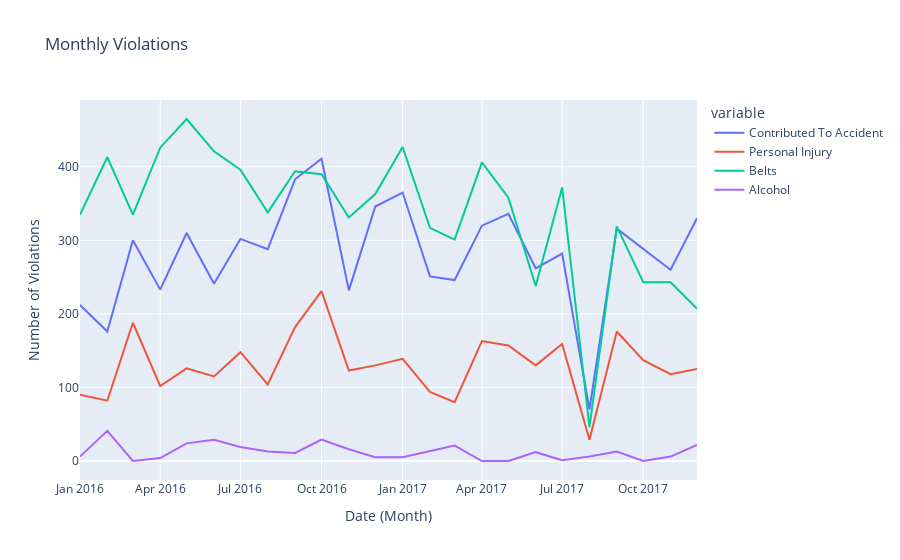

Notebook code for this chart:
### Code cell
import pandas as pd
import plotly.express as px
import plotly.graph_objects as go

df = pd.read_csv('../../../resources/traffic_violations_filtered.csv')
# Convert 'Date Of Stop' to datetime
df['Date Of Stop'] = pd.to_datetime(df['Date Of Stop'])

# Extract year and month from 'Date Of Stop'
df['YearMonth'] = df['Date Of Stop'].dt.to_period('M')

# Create binary columns for 'Contributed To Accident' and 'Alcohol'
df['Contributed To Accident'] = df['Contributed To Accident'].apply(lambda x: 1 if x == 'Yes' else 0)
df['Personal Injury'] = df['Personal Injury'].apply(lambda x: 1 if x == 'Yes' else 0)
df['Belts'] = df['Belts'].apply(lambda x: 1 if x == 'Yes' else 0)
df['Alcohol'] = df['Alcohol'].apply(lambda x: 1 if x == 'Yes' else 0)



# Group by YearMonth and sum the violations
monthly_data = df.groupby('YearMonth')[['Contributed To Accident', 'Personal Injury', 'Belts', 'Alcohol']].sum().reset_index()

# Convert 'YearMonth' to string for Plotly
monthly_data['YearMonth'] = monthly_data['YearMonth'].astype(str)

# Plotting the data
fig = px.line(monthly_data, x='YearMonth', y=['Contributed To Accident', 'Personal Injury', 'Belts', 'Alcohol'], 
              labels={'value':'Number of Violations', 'YearMonth':'Date (Month)'},
              title='Monthly Violations')

# fig.add_trace(go.Scatter(x=monthly_data['YearMonth'], y=monthly_data['Contributed To Accident'],
#                          mode='lines', name='Alcohol',
#                          line=dict(color='red', width=4)))  # Highlight

fig.show()

### Figure 1 — Plotly figure (JSON) as saved in the notebook; plotly's stock layout.template omitted (floating-point values rounded to 4 significant figures)
{"data": [{"hovertemplate": "variable=Contributed To Accident<br>Date (Month)=%{x}<br>Number of Violations=%{y}<extra></extra>", "legendgroup": "Contributed To Accident", "line": {"color": "#636efa", "dash": "solid"}, "marker": {"symbol": "circle"}, "mode": "lines", "name": "Contributed To Accident", "orientation": "v", "showlegend": true, "type": "scatter", "x": ["2016-01", "2016-02", "2016-03", "2016-04", "2016-05", "2016-06", "2016-07", "2016-08", "2016-09", "2016-10", "2016-11", "2016-12", "2017-01", "2017-02", "2017-03", "2017-04", "2017-05", "2017-06", "2017-07", "2017-08", "2017-09", "2017-10", "2017-11", "2017-12"], "xaxis": "x", "y": [212, 176, 300, 233, 310, 241, 302, 288, 383, 411, 232, 346, 365, 251, 246, 320, 336, 262, 282, 70, 316, 289, 260, 330], "yaxis": "y"}, {"hovertemplate": "variable=Personal Injury<br>Date (Month)=%{x}<br>Number of Violations=%{y}<extra></extra>", "legendgroup": "Personal Injury", "line": {"color": "#EF553B", "dash": "solid"}, "marker": {"symbol": "circle"}, "mode": "lines", "name": "Personal Injury", "orientation": "v", "showlegend": true, "type": "scatter", "x": ["2016-01", "2016-02", "2016-03", "2016-04", "2016-05", "2016-06", "2016-07", "2016-08", "2016-09", "2016-10", "2016-11", "2016-12", "2017-01", "2017-02", "2017-03", "2017-04", "2017-05", "2017-06", "2017-07", "2017-08", "2017-09", "2017-10", "2017-11", "2017-12"], "xaxis": "x", "y": [90, 82, 188, 102, 126, 115, 148, 104, 182, 231, 123, 130, 139, 94, 80, 163, 157, 130, 159, 29, 176, 137, 118, 125], "yaxis": "y"}, {"hovertemplate": "variable=Belts<br>Date (Month)=%{x}<br>Number of Violations=%{y}<extra></extra>", "legendgroup": "Belts", "line": {"color": "#00cc96", "dash": "solid"}, "marker": {"symbol": "circle"}, "mode": "lines", "name": "Belts", "orientation": "v", "showlegend": true, "type": "scatter", "x": ["2016-01", "2016-02", "2016-03", "2016-04", "2016-05", "2016-06", "2016-07", "2016-08", "2016-09", "2016-10", "2016-11", "2016-12", "2017-01", "2017-02", "2017-03", "2017-04", "2017-05", "2017-06", "2017-07", "2017-08", "2017-09", "2017-10", "2017-11", "2017-12"], "xaxis": "x", "y": [335, 413, 335, 426, 465, 421, 396, 338, 394, 390, 331, 363, 427, 317, 301, 406, 358, 238, 372, 46, 319, 243, 243, 207], "yaxis": "y"}, {"hovertemplate": "variable=Alcohol<br>Date (Month)=%{x}<br>Number of Violations=%{y}<extra></extra>", "legendgroup": "Alcohol", "line": {"color": "#ab63fa", "dash": "solid"}, "marker": {"symbol": "circle"}, "mode": "lines", "name": "Alcohol", "orientation": "v", "showlegend": true, "type": "scatter", "x": ["2016-01", "2016-02", "2016-03", "2016-04", "2016-05", "2016-06", "2016-07", "2016-08", "2016-09", "2016-10", "2016-11", "2016-12", "2017-01", "2017-02", "2017-03", "2017-04", "2017-05", "2017-06", "2017-07", "2017-08", "2017-09", "2017-10", "2017-11", "2017-12"], "xaxis": "x", "y": [6, 41, 0, 4, 24, 29, 19, 13, 11, 29, 16, 5, 5, 13, 21, 0, 0, 12, 1, 6, 13, 0, 6, 22], "yaxis": "y"}], "layout": {"legend": {"title": {"text": "variable"}, "tracegroupgap": 0}, "title": {"text": "Monthly Violations"}, "xaxis": {"anchor": "y", "domain": [0, 1], "title": {"text": "Date (Month)"}}, "yaxis": {"anchor": "x", "domain": [0, 1], "title": {"text": "Number of Violations"}}}}
